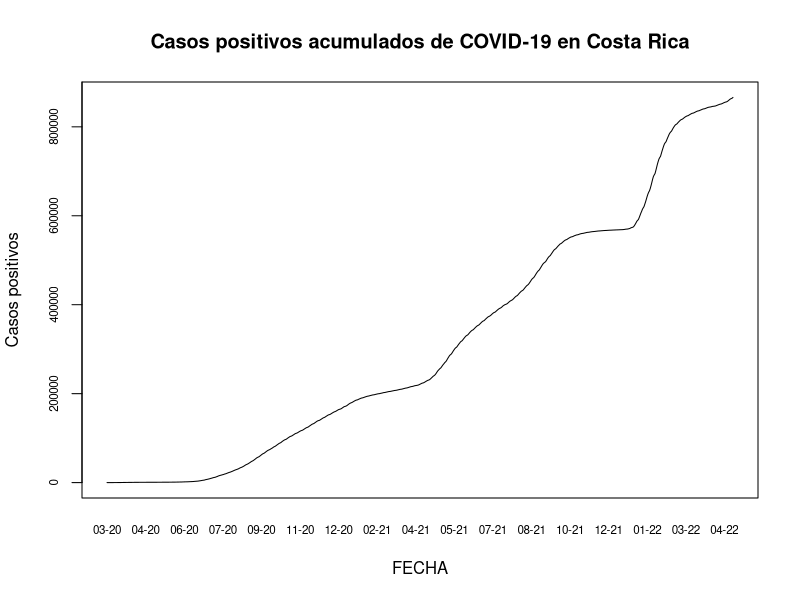
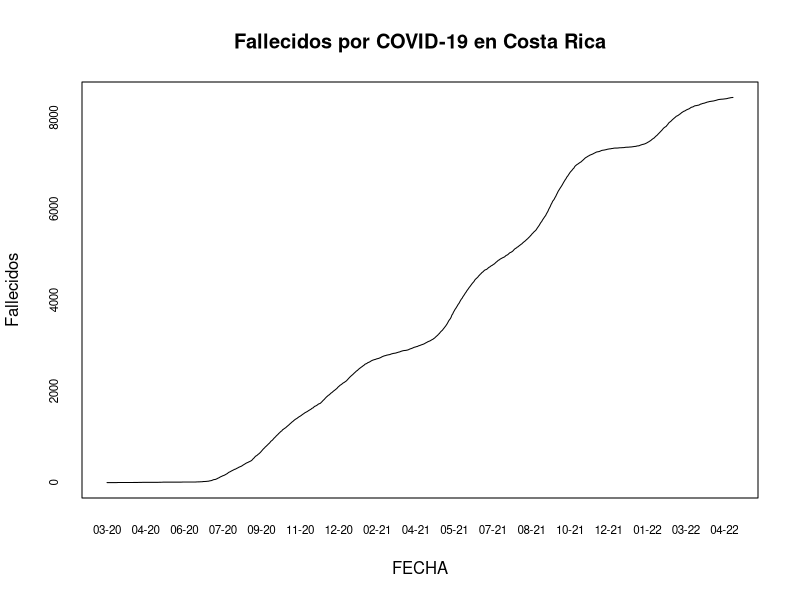
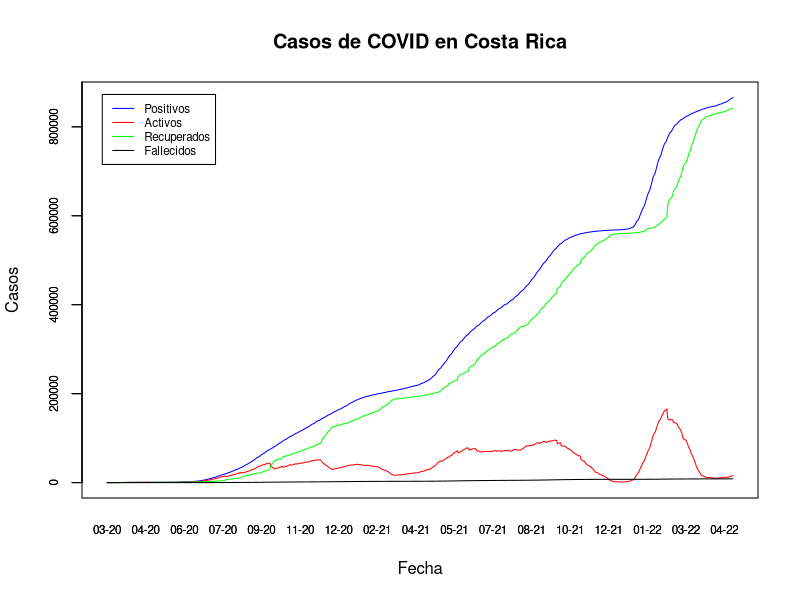
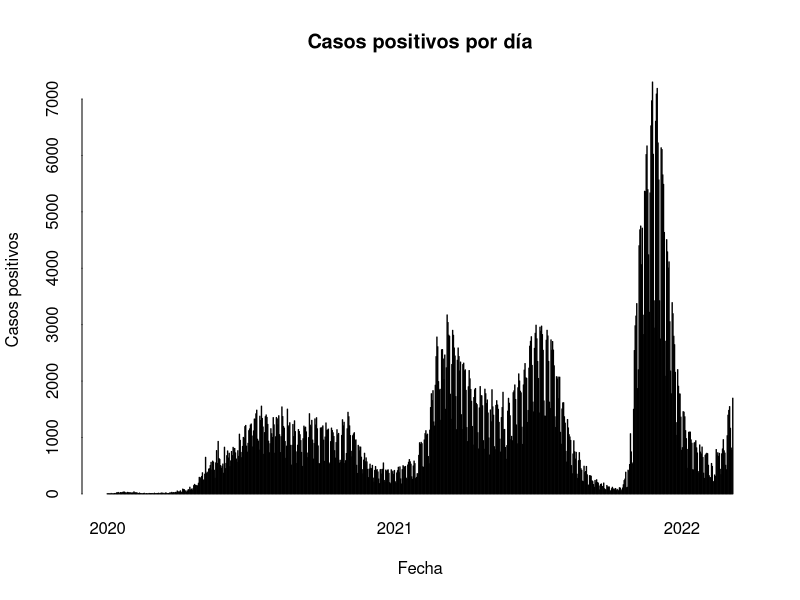
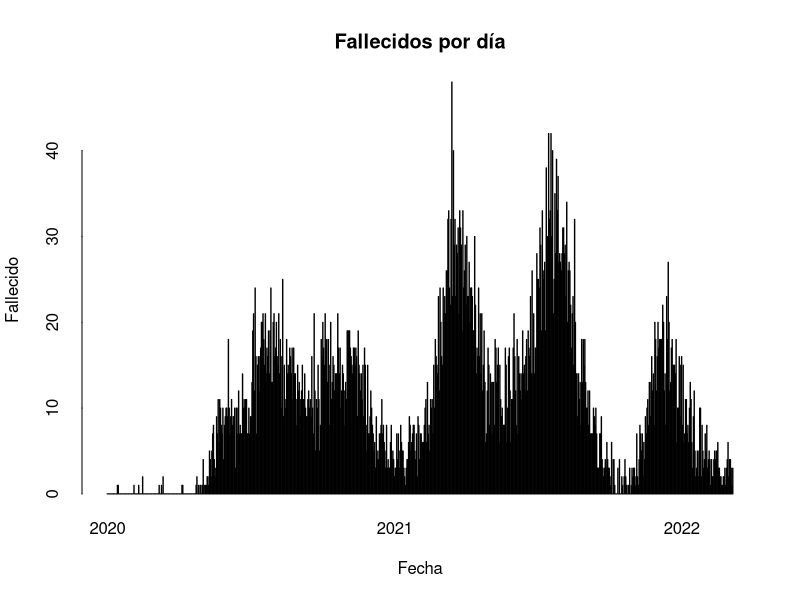
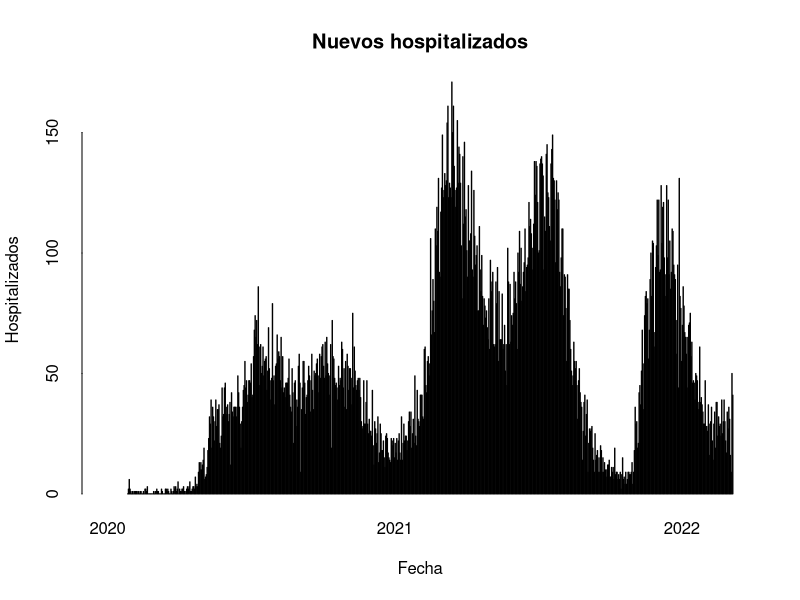
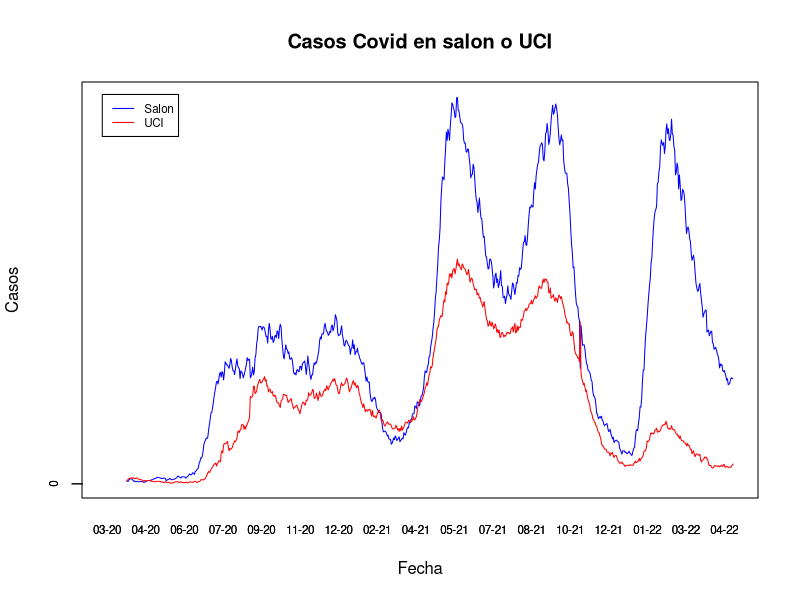
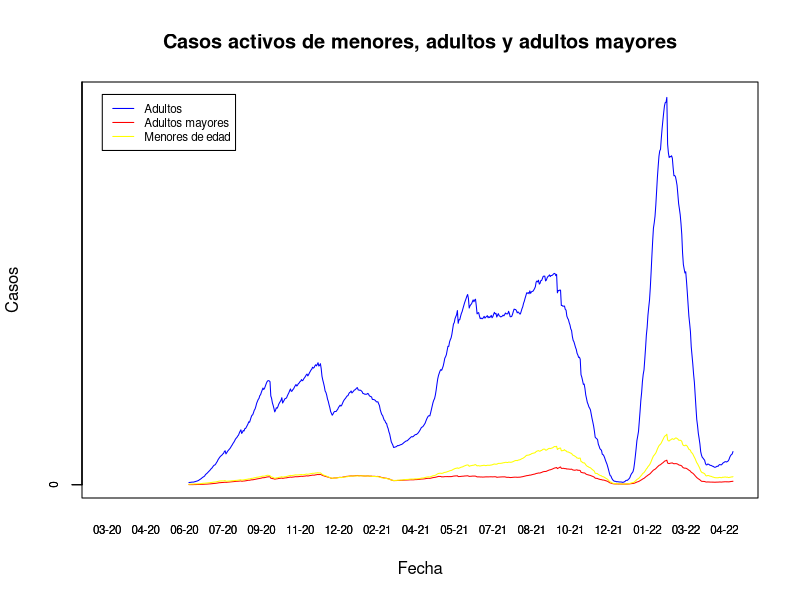

The R source for these figures, in order:
## ---- chunk 1
knitr::opts_chunk$set(echo = T)
## ---- chunk 2
covid <- read.csv(file = "05_10_22_CSV_GENERAL.csv",sep = ";")
## ---- chunk 3
options(scipen = 7)
## ---- chunk 4
covid$FECHA <- as.Date(covid$FECHA, format = "%d/%m/%Y")
## ---- chunk 5
plot(x = covid$FECHA, y = covid$positivos, main = "Casos positivos acumulados de COVID-19 en Costa Rica", xlab = "FECHA", ylab = "Casos positivos", type = "l",   xaxt = "n",
  yaxt = "n" )

# Formato del eje X
axis(side = 1,
     covid$FECHA,
     tick = FALSE,
     format(covid$FECHA, "%m-%y"),
     cex.axis = .7
)

# Formato del eje Y
axis(
  side = 2,
  covid$positivos,
  labels = TRUE,  
  at = seq(0, 1000000, by = 200000),
  cex.axis = .7
)
## ---- chunk 6
plot(x = covid$FECHA, y = covid$fallecidos, main = "Fallecidos por COVID-19 en Costa Rica", xlab = "FECHA", ylab = "Fallecidos", type = "l",   xaxt = "n",
  yaxt = "n" )

# Formato del eje X
axis(side = 1,
     covid$FECHA,
     tick = FALSE,
     format(covid$FECHA, "%m-%y"),
     cex.axis = .7
)

# Formato del eje Y
axis(
  side = 2,
  covid$fallecidos,
  labels = TRUE,  
  at = seq(0, 10000, by = 2000),
  cex.axis = .7
)
## ---- chunk 7
# Gráfico de líneas de casos activos
plot(
  covid$FECHA,
  covid$positivos,
  type = "l",
  xaxt = "n",
  yaxt = "n",
  main = "Casos de COVID en Costa Rica",
  xlab = "Fecha",
  ylab = "Casos",
  col = "blue"
)
# Formato del eje X
axis(side = 1,
     covid$FECHA,
     tick = FALSE,
     format(covid$FECHA, "%m-%y"),
     cex.axis = .7
)

# Formato del eje Y
axis(
  side = 2,
  covid$positivos,
  labels = TRUE,  
  at = seq(0, 1000000, by = 200000),
  cex.axis = .7
)

# Casos activos
lines(covid$FECHA, covid$activos, col="red")

# Casos recuperados
lines(covid$FECHA, covid$RECUPERADOS, col="green")

# Casos fallecidos
lines(covid$FECHA, covid$fallecidos, col="black")

# Leyenda
legend(
  x = "topleft",
  inset = 0.03,
  legend = c("Positivos", "Activos", "Recuperados", "Fallecidos"),
  col = c("blue", "red", "green", "black"),
  lty = 1,
  cex = 0.7)

# Formato del eje X
axis(side = 1,
     covid$FECHA,
     tick = FALSE,
     format(covid$FECHA, "%m-%y"),
     cex.axis = .7)

# Formato del eje Y
axis(
  side = 2,
  covid$positivos,
  labels = TRUE,  
  at = seq(0, 1000000, by = 200000),
  cex.axis = .7
)

## ---- chunk 8
barplot(height = covid$nue_posi, 
  names.arg=format(covid$FECHA, "%Y"),
  bty = "n", 
  tck = 0, 
  xaxt = "n",
  space = 1,
  main="Casos positivos por día",
  xlab = "Fecha",
  ylab = "Casos positivos",
  col = "blue"
   )

# Fechas minima y máxima
x_min <- min(covid$FECHA)
x_max <- max(covid$FECHA)

# Formato del eje X
axis(
  side = 1,
  at = match(seq(as.Date(x_min), x_max, "years"), covid$FECHA) * (1 + 1),
  labels = format(seq(as.Date(x_min), x_max, "years"), "%Y"),
  lwd = 0)

## ---- chunk 9
barplot(height = covid$nue_falleci, 
  names.arg=format(covid$FECHA, "%Y"),
  bty = "n", 
  tck = 0, 
  xaxt = "n",
  space = 1,
  main="Fallecidos por día",
  xlab = "Fecha",
  ylab = "Fallecido",
  col = "blue"
   )

# Fechas minima y máxima
x_min <- min(covid$FECHA)
x_max <- max(covid$FECHA)

# Formato del eje X
axis(
  side = 1,
  at = match(seq(as.Date(x_min), x_max, "years"), covid$FECHA) * (1 + 1),
  labels = format(seq(as.Date(x_min), x_max, "years"), "%Y"),
  lwd = 0)

## ---- chunk 10
barplot(height = covid$nue_hospi, 
  names.arg=format(covid$FECHA, "%Y"),
  bty = "n", 
  tck = 0, 
  xaxt = "n",
  space = 1,
  main="Nuevos hospitalizados",
  xlab = "Fecha",
  ylab = "Hospitalizados",
  col = "blue"
   )

# Fechas minima y máxima
x_min <- min(covid$FECHA)
x_max <- max(covid$FECHA)

# Formato del eje X
axis(
  side = 1,
  at = match(seq(as.Date(x_min), x_max, "years"), covid$FECHA) * (1 + 1),
  labels = format(seq(as.Date(x_min), x_max, "years"), "%Y"),
  lwd = 0)
# Formato del eje X
axis(side = 1,
     covid$FECHA,
     tick = FALSE,
     format(covid$FECHA, "%m-%y"),
     cex.axis = .7)

## ---- chunk 11
# Gráfico de líneas de UCI y salon
plot(
  covid$FECHA,
  covid$salon,
  type = "l",
  xaxt = "n",
  yaxt = "n",
  main = "Casos Covid en salon o UCI",
  xlab = "Fecha",
  ylab = "Casos",
  col = "blue"
)
# Formato del eje X
axis(side = 1,
     covid$FECHA,
     tick = FALSE,
     format(covid$FECHA, "%m-%y"),
     cex.axis = .7
)

# Formato del eje Y
axis(
  side = 2,
  covid$salon,
  labels = TRUE,  
  at = seq(0, 1000, by = 2000),
  cex.axis = .7
)

# UCI
lines(covid$FECHA, covid$UCI, col="red")



# Leyenda
legend(
  x = "topleft",
  inset = 0.03,
  legend = c("Salon", "UCI"),
  col = c("blue", "red"),
  lty = 1,
  cex = 0.7)

# Formato del eje X
axis(side = 1,
     covid$FECHA,
     tick = FALSE,
     format(covid$FECHA, "%m-%y"),
     cex.axis = .7)

# Formato del eje Y
axis(
  side = 2,
  covid$salon,
  labels = TRUE,  
  at = seq(0, 1000, by = 2000),
  cex.axis = .7
)

## ---- chunk 12
# Gráfico de líneas de casos activos
plot(
  covid$FECHA,
  covid$adul_acti,
  type = "l",
  xaxt = "n",
  yaxt = "n",
  main = "Casos activos de menores, adultos y adultos mayores",
  xlab = "Fecha",
  ylab = "Casos",
  col = "blue"
)
# Formato del eje X
axis(side = 1,
     covid$FECHA,
     tick = FALSE,
     format(covid$FECHA, "%m-%y"),
     cex.axis = .7
)

# Formato del eje Y
axis(
  side = 2,
  covid$adul_acti,
  labels = TRUE,  
  at = seq(0, 1000000, by = 200000),
  cex.axis = .7
)

# Casos Adul_mayor
lines(covid$FECHA, covid$am_acti, col="red")

# Casos menores
lines(covid$FECHA, covid$menor_acti, col="yellow")



# Leyenda
legend(
  x = "topleft",
  inset = 0.03,
  legend = c("Adultos", "Adultos mayores", "Menores de edad"),
  col = c("blue", "red", "yellow"),
  lty = 1,
  cex = 0.7)

# Formato del eje X
axis(side = 1,
     covid$FECHA,
     tick = FALSE,
     format(covid$FECHA, "%m-%y"),
     cex.axis = .7)

# Formato del eje Y
axis(
  side = 2,
  covid$adul_acti,
  labels = TRUE,  
  at = seq(0, 1000000, by = 200000),
  cex.axis = .7
)
